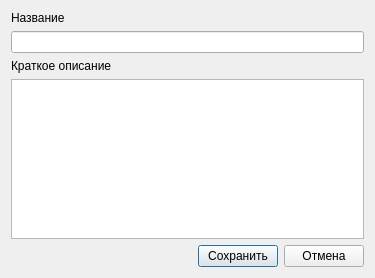
<?xml version="1.0" encoding="UTF-8"?>
<ui version="4.0">
 <class>TDialogAddItem</class>
 <widget class="QDialog" name="TDialogAddItem">
  <property name="geometry">
   <rect>
    <x>0</x>
    <y>0</y>
    <width>375</width>
    <height>278</height>
   </rect>
  </property>
  <property name="windowTitle">
   <string>Редактирование элемента</string>
  </property>
  <property name="windowIcon">
   <iconset resource="../../share/mainResources.qrc">
    <normaloff>:/icons/images/test.png</normaloff>:/icons/images/test.png</iconset>
  </property>
  <layout class="QVBoxLayout" name="verticalLayout">
   <item>
    <widget class="QLabel" name="label_2">
     <property name="text">
      <string>Название</string>
     </property>
    </widget>
   </item>
   <item>
    <widget class="IdentificatorEdit" name="leName"/>
   </item>
   <item>
    <widget class="QLabel" name="label">
     <property name="text">
      <string>Краткое описание</string>
     </property>
    </widget>
   </item>
   <item>
    <widget class="QPlainTextEdit" name="shortDescr"/>
   </item>
   <item>
    <layout class="QHBoxLayout" name="horizontalLayout_2">
     <item>
      <spacer name="horizontalSpacer">
       <property name="orientation">
        <enum>Qt::Horizontal</enum>
       </property>
       <property name="sizeHint" stdset="0">
        <size>
         <width>40</width>
         <height>20</height>
        </size>
       </property>
      </spacer>
     </item>
     <item>
      <widget class="QPushButton" name="pbOk">
       <property name="toolTip">
        <string>Сохранить и выйти</string>
       </property>
       <property name="text">
        <string>Сохранить</string>
       </property>
       <property name="icon">
        <iconset resource="../../share/mainResources.qrc">
         <normaloff>:/textedit/images/filesave.png</normaloff>:/textedit/images/filesave.png</iconset>
       </property>
      </widget>
     </item>
     <item>
      <widget class="QPushButton" name="pbCancel">
       <property name="toolTip">
        <string>Выход без сохранения</string>
       </property>
       <property name="text">
        <string>Отмена</string>
       </property>
       <property name="icon">
        <iconset resource="../../share/mainResources.qrc">
         <normaloff>:/icon/icons/button_cancel.png</normaloff>:/icon/icons/button_cancel.png</iconset>
       </property>
      </widget>
     </item>
    </layout>
   </item>
  </layout>
 </widget>
 <customwidgets>
  <customwidget>
   <class>IdentificatorEdit</class>
   <extends>QLineEdit</extends>
   <header>identificatoredit.h</header>
  </customwidget>
 </customwidgets>
 <resources>
  <include location="../../share/mainResources.qrc"/>
 </resources>
 <connections/>
</ui>
